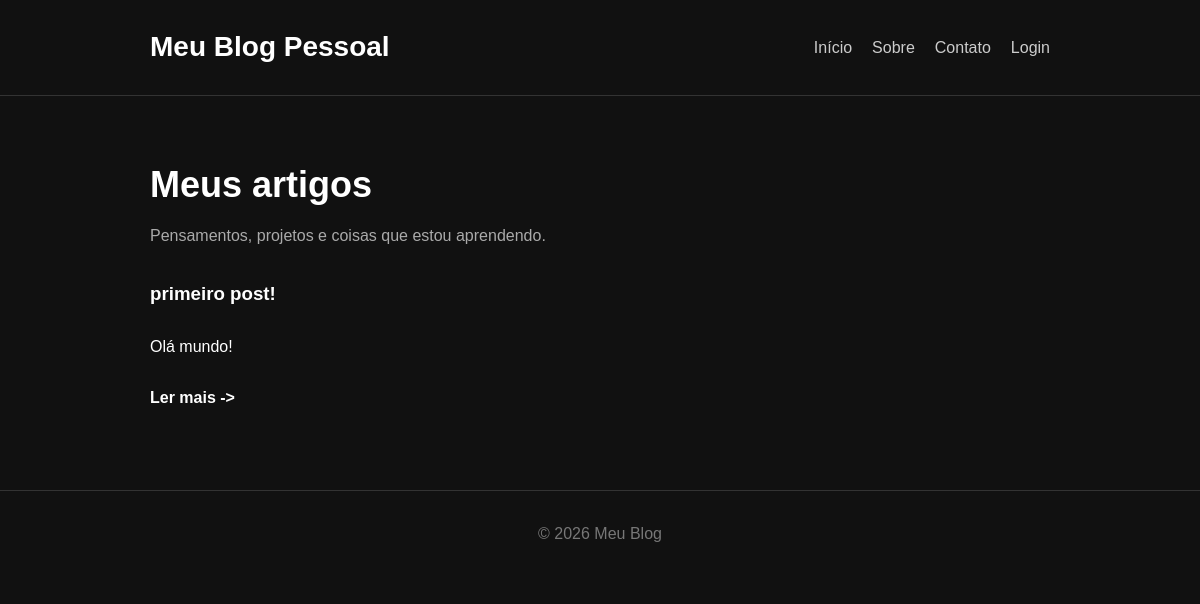
Before: / with the older database file.
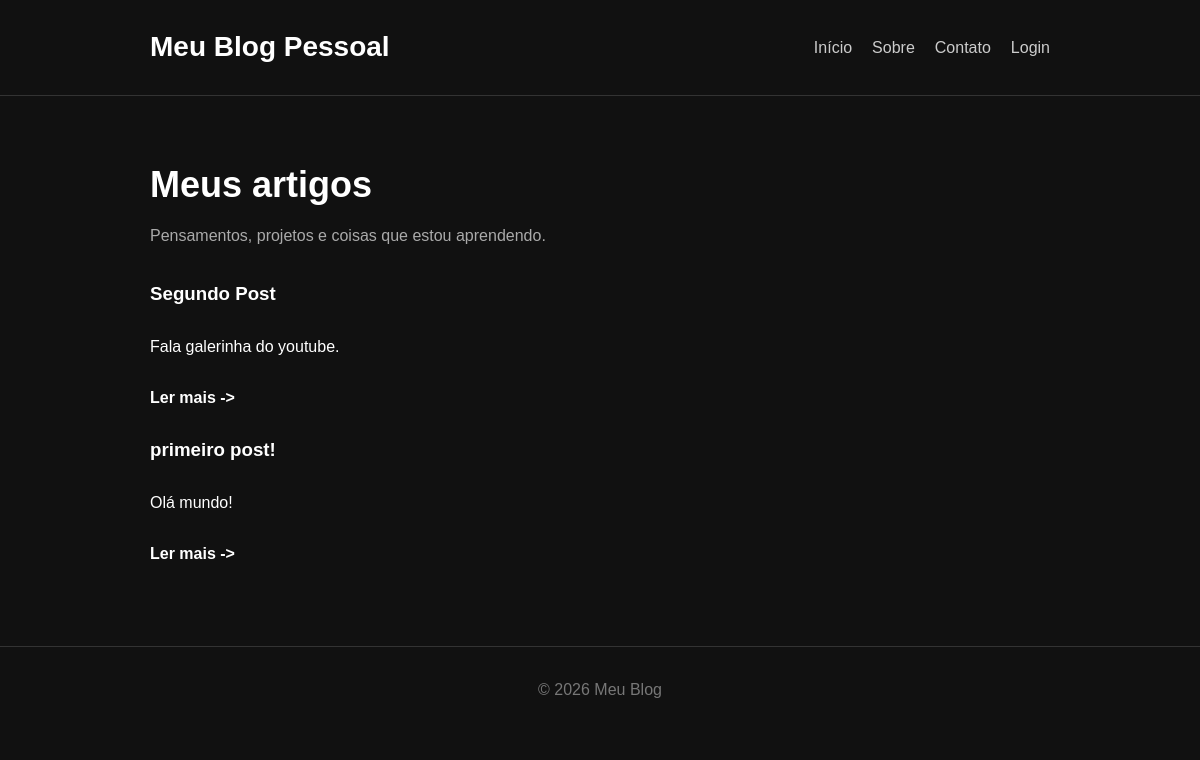
After: the same page with the newer database file.
### tables this page shows
CREATE TABLE posts (
            id INTEGER PRIMARY KEY AUTOINCREMENT,
            title TEXT NOT NULL,
            content TEXT NOT NULL
        );

### app.py (the view)
@app.route("/")
def home():
    posts = get_all_posts()
    return render_template("index.html", posts=posts)

### app.py (called while the page is built, shortened)
def get_current_user():
    if "user_id" not in session:
        return None

@app.context_processor
def inject_user():
    return {
        "user": get_current_user()
    }

### database.py (called while the page is built)
def get_db_connection():
    conn = sqlite3.connect("blog.db")
    conn.row_factory = sqlite3.Row
    return conn

def get_all_posts():
    conn = get_db_connection()
    posts = conn.execute(
        "SELECT * FROM posts ORDER BY id DESC"
    ).fetchall()
    conn.close()
    return posts

### templates/index.html (shortened to what this page needs)
<!DOCTYPE html>
<html lang="pt-br">
<head>
    <link rel="stylesheet" href="{{ url_for('static', filename='css/style.css') }}">
</head>
<body>
    <header class="header">
        <div class="container">
            <h1>Meu Blog Pessoal</h1>
            <nav>
                <a href="/">Início</a>
                <a href="#">Sobre</a>
                <a href="#">Contato</a>
                {% if user %}
                    <span>Olá, {{ user["username"] }}!</span>
                    <a href="{{url_for('create_post')}}">Novo post</a>
                    <a href="{{url_for('logout')}}">Sair</a>
                {% else %}
                    <a href="{{url_for('login')}}">Login</a>
                {% endif %}
            </nav>
        </div>
    </header>
    <main class="container">
        <section class="intro">
            <h2>Meus artigos</h2>
            <p>
                Pensamentos, projetos e coisas que estou aprendendo.
            </p>
        </section>
        <section class="posts">
            {% for post in posts %}
            <article class="posts">
                <h3>{{post["title"]}}</h3>
                <p>
                    {{post["content"]}}
                </p>
                <a href="{{url_for('post', id=post['id'])}}" class="read-more">
                    Ler mais ->
                </a>
            </article>
            {% endfor %}
        </section>
    </main>
    <footer class="footer">
        <p>
            © 2026 Meu Blog
        </p>
    </footer>
</html>

### static/css/style.css (style rules this page uses)
* { margin: 0; padding: 0; box-sizing: border-box; }
body { font-family: Arial, sans-serif; background-color: #111; color: #fff; line-height: 1.6; }
.container { width: 90%; max-width: 900px; margin: auto; }
.header { border-bottom: 1px solid #333; padding: 25px 0; }
.header .container { display: flex; justify-content: space-between; align-items: center; }
.header h1 { font-size: 28px; }
nav { display: flex; gap: 20px; }
nav a { color: #ccc; text-decoration: none; }
.intro { padding: 60px 0 30px; }
.intro h2 { font-size: 36px; margin-bottom: 10px; }
.intro p { color: #aaa; }
.posts { display: flex; flex-direction: column; gap: 25px; }
.read-more { color: #fff; text-decoration: none; font-weight: bold; }
.footer { margin-top: 80px; padding: 30px 0; text-align: center; border-top: 1px solid #333; color: #777; }

Changed rows visible on the page:
added posts: title "Segundo Post", content "Fala galerinha do youtube."
